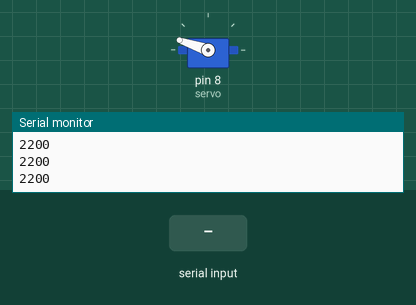
This sketch was run on a simulated Arduino Uno, built with avr-gcc and run on an emulated ATmega328P. Shown: servo, the last lines printed to the serial monitor. The test bench sets the inputs (shaded band).

Above: at 1.2 s.
1.3 s: "a" received over Serial
At 1.77 s:
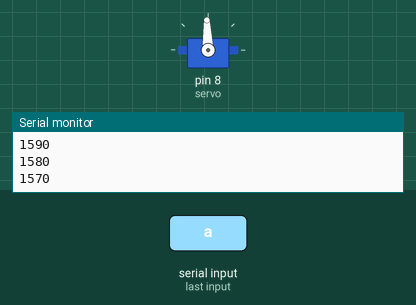
At 2.9 s:
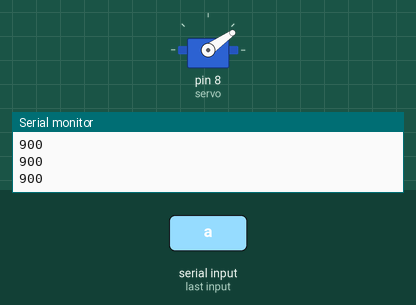
3.6 s: "b" received over Serial
At 4.07 s:
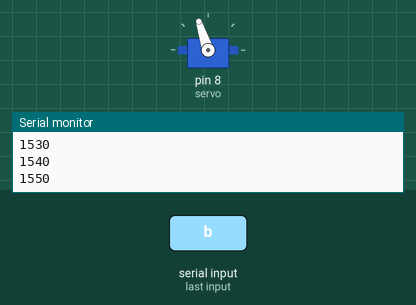
Timing chart, 0 to 6.6 s (numbered marks = the images above; inputs shaded):
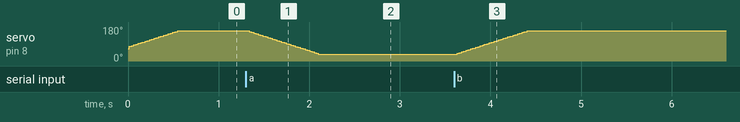

Measured:
- after the input at 1.3 s, servo on pin 8 (servo): moves from 161° to 35° over 0.79 s, starting at once
- after the input at 3.6 s, servo on pin 8 (servo): moves from 35° to 161° over 0.79 s, starting at once

The sketch:

Servo_siken.ino
```cpp
#include<Servo.h>


Servo servo;

int PWM = 1200;
bool up = true;

void setup() {
  servo.attach(8);
  Serial.begin(9600);
}
int angle = 0;
void loop() {

  if(up){
    PWM += 10;
  }else{
    PWM -= 10;
  }
  if(PWM >= 2200) PWM = 2200;
  if(PWM <= 900) PWM = 900;

  if(Serial.available() > 0){
    char data = (char)Serial.read();
    if(data == 'a'){
      up = false;
    }else if(data == 'b'){
      up = true;
    }
  }
  servo.writeMicroseconds(PWM);
  Serial.println(PWM);
}
```
